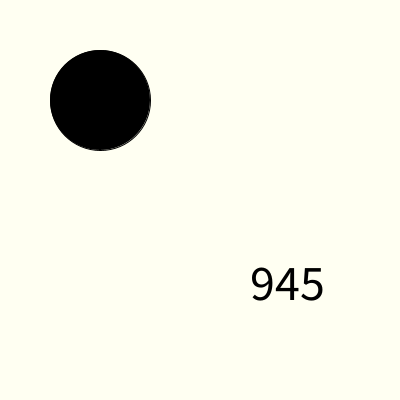
Frame 1 (no input)
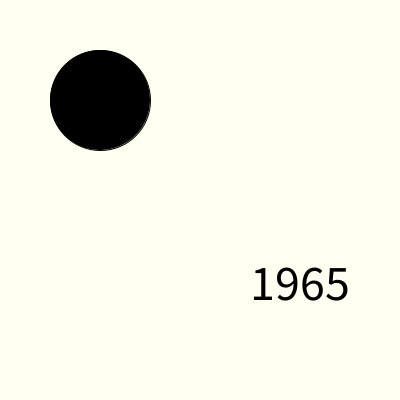
Frame 60 (the mouse pressed at the canvas centre just before this capture)
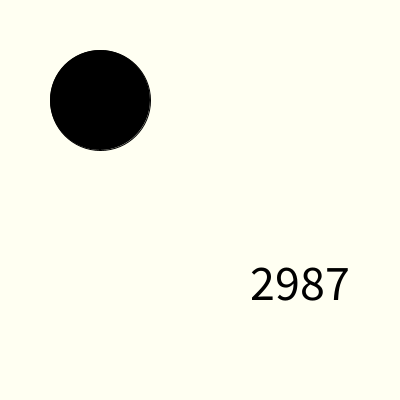
Frame 120 (the mouse held since frame 60 and released just before this capture)

The Processing sketch that drew these frames (run headless with seeded random() and noise(); from frame 60 on, the mouse is pressed at the canvas centre):

// Processing sketch: week13_1_2_music_game_bonus_effect
// ── week13_1_2_music_game_bonus_effect.pde
//時間到 or 按鍵得分時, 閃一下
void setup() {
  size(400, 400);
}
int BonusT=0;
void draw() {
  background(#FFFFF2);
  fill(0);
  ellipse(100, 100, 100, 100);
  if (BonusT>0) {
    fill(255, 255, 0);
    ellipse(100, 100, 100+(20-abs(BonusT-20))*3.5, 100+(20-abs(BonusT-20))*3.5);
    BonusT-=2;
  }
  textSize(50);
  fill(0);
  text(millis(), 250, 300);
}
void keyPressed() {
  if (keyCode == RIGHT) BonusT=40;
}
